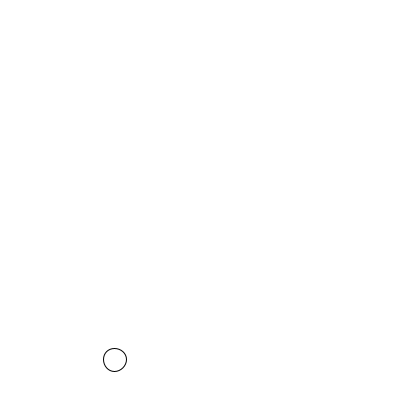
Frame 1 (no input)
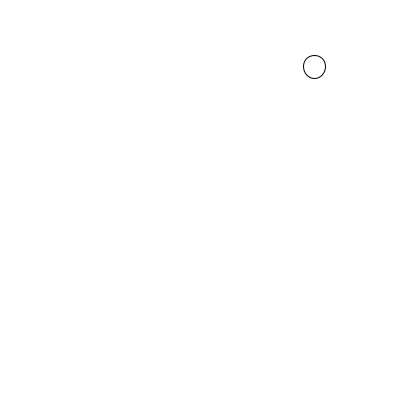
Frame 60 (the mouse pressed at the canvas centre just before this capture)
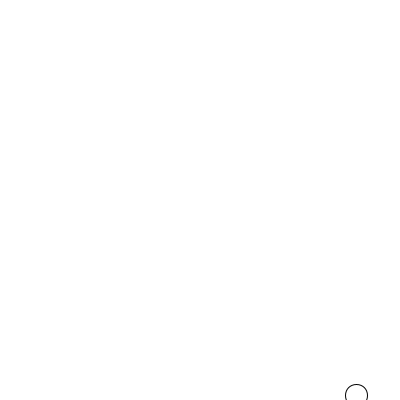
Frame 120 (the mouse held since frame 60 and released just before this capture)

The Processing sketch that drew these frames (run headless with seeded random() and noise(); from frame 60 on, the mouse is pressed at the canvas centre):

// Processing sketch: processing_66279
// ── processing_66279.pde


float r; 
float a ;
float b ;
float p ;
float q ;

void setup(){
  
  size(400,400);
  background(255);
  smooth();
   r = random(10,30);
   a = random(r, width-r);
   b = random(r, height-r);
   p = random(-20,20);
   q = random(-10,10);
            }

void draw(){
  background(255);
  ellipse(a,b,r,r);
  
  a+=p;
  b+=q;

if (a<=r){
  p = -p;}

if (b<=r){
  q=-q;}
if(a>=width+r){
  p=-p;}
if(b>=height+r){
  q=-q;}
}
  
  
